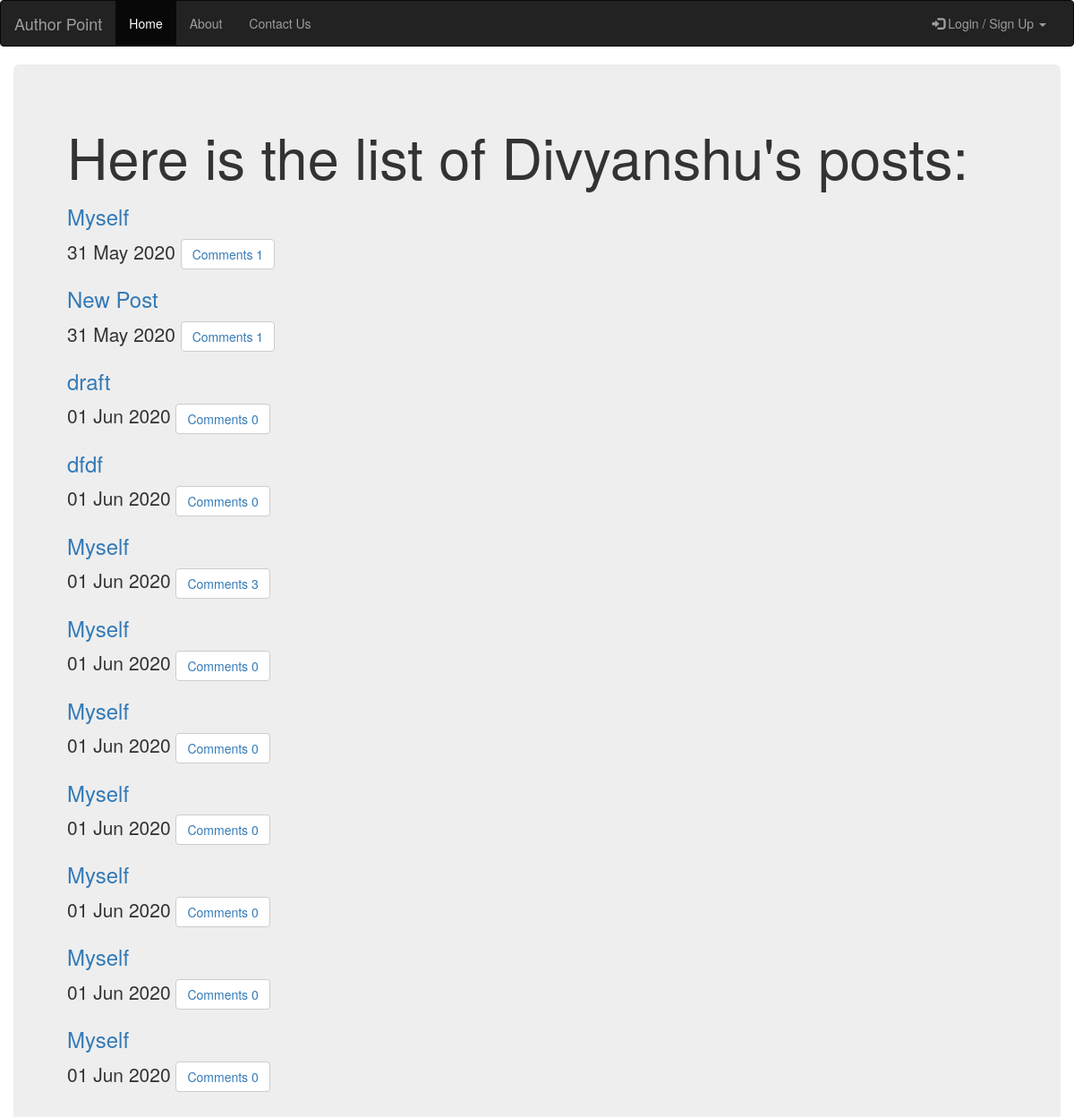
Screenshot of /author/2/posts/ with the database file from the repository.
### blog/models.py (models this page shows, shortened)
class Post(models.Model):
    author = models.ForeignKey(User,on_delete=models.CASCADE,related_name='posts')
    title = models.CharField(max_length=100)
    text = models.CharField(max_length=1000)
    created_date = models.DateTimeField(default=timezone.now)
    published_date = models.DateTimeField(default='2050-12-15')

### blog/views.py (the view)
# urls.py: url(r'^author/(?P<pk>\d+)/posts/$',views.author_posts,name='author_posts'),
def author_posts(request,pk):
    author = get_object_or_404(User,pk=pk)
    author_posts = author.posts.filter(published_date__lte=timezone.now()).order_by('published_date')
    return render(request,'blog/author_posts.html',{'author_posts':author_posts,'author':author})

### blog/templates/blog/author_posts.html (shortened to what this page needs)
{% extends 'blog/base.html'%}
{% block body_block %}
  <div class="container-fluid">
    <div class="jumbotron">
      {% if user.is_authenticated %}
      <h1>Here is the list of Your posts:</h1>
      {% else %}
      <h1>Here is the list of {{author.username}}'s posts:</h1>
      {% endif %}
      {% for post in author_posts %}
      <h3><a href="{% url 'blog:post_detail' pk=post.id %}">{{post.title}}</a></h3>
      <p><span>{{post.published_date|date:'d M Y'}} </span><span class='btn btn-default'><a href="{% url 'blog:post_comments' pk=post.id %}"> Comments {{post.comments.count}}</a></span></p>
      {% endfor %}
    </div>
  </div>
{% endblock %}

### rows the page displays
Post: title "Myself", published_date "31 May 2020", comments.count "1"
Post: title "New Post", published_date "31 May 2020", comments.count "1"
Post: title "draft", published_date "01 Jun 2020", comments.count "0"
Post: title "dfdf", published_date "01 Jun 2020", comments.count "0"
Post: title "Myself", published_date "01 Jun 2020", comments.count "3"
Post: title "Myself", published_date "01 Jun 2020", comments.count "0"
Post: title "Myself", published_date "01 Jun 2020", comments.count "0"
Post: title "Myself", published_date "01 Jun 2020", comments.count "0"
Post: title "Myself", published_date "01 Jun 2020", comments.count "0"
Post: title "Myself", published_date "01 Jun 2020", comments.count "0"
Post: title "Myself", published_date "01 Jun 2020", comments.count "0"

### other values shown
{{ author.username }} "Divyanshu"
